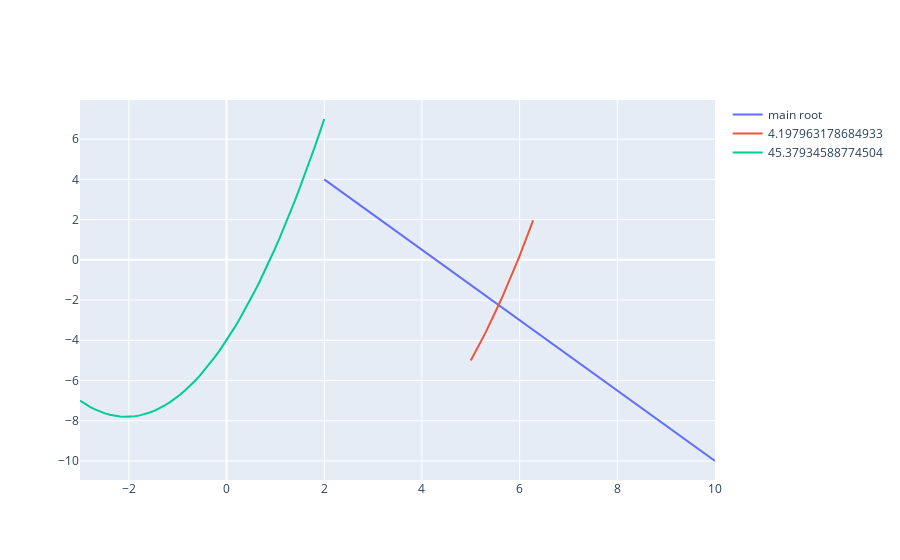
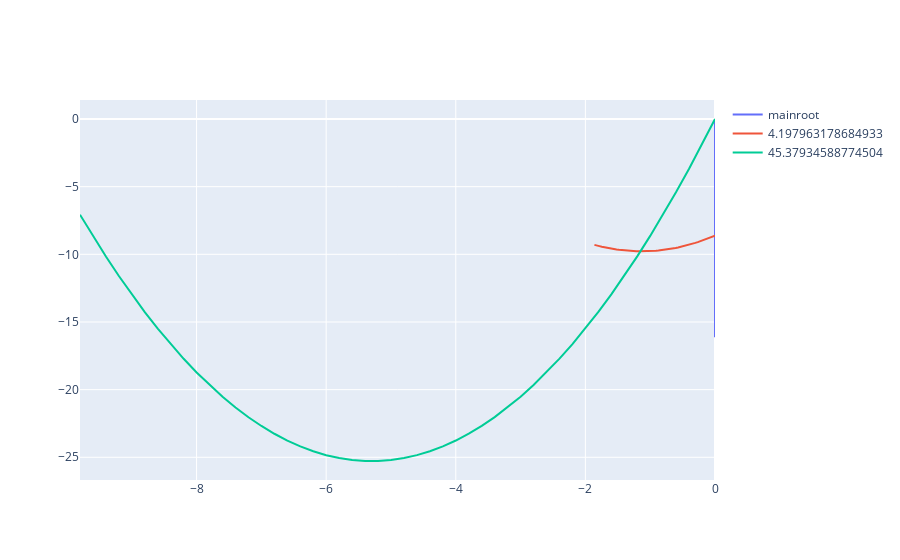

The code cell stored with these charts, in order, in its notebook:
### Code cell
a = float(input("enter a: "))
b = float(input("enter b: ") )
c = float(input("enter c: "))
d = float(input("enter d: "))
AngledPlot = []
deAngledPlot=[]
Tmax = mainroot(a,b,c,d)
AngledPlot.append(angledMPlot(a,b,c,d))
deAngledPlot.append(deAngledMPlot(a,b,c,d))
G = float(input("enter G: "))
al = float(input("enter alpha value: "))
numPoints = int(input("enter the number of points you would like to do: "))
point=1
listOfTs=[["lenght","xt","yt","t"]]
while point < (numPoints+1):
    p = float(input("enter p value for point: " +str(point)))
    q = float(input("endter q value for point: " + str(point)))
    Array = bestTAngled(a,b,c,d,p,q,G,al)
    dArray= Array[3]
    AngledPlot.append(plotA(a,b,c,d,p,q,G,al,Array[0], Array[1], Array[2],dArray[0]))
    printArray=[Array[0], Array[1],Array[2],dArray[0]]
    listOfTs.append(printArray)
    deAngledPlot.append(plotD(G,al,Tmax, Array[0], dArray[0],dArray[1],dArray[2]))
    point = point+1
print (listOfTs)
iplot(AngledPlot)
iplot(deAngledPlot)
